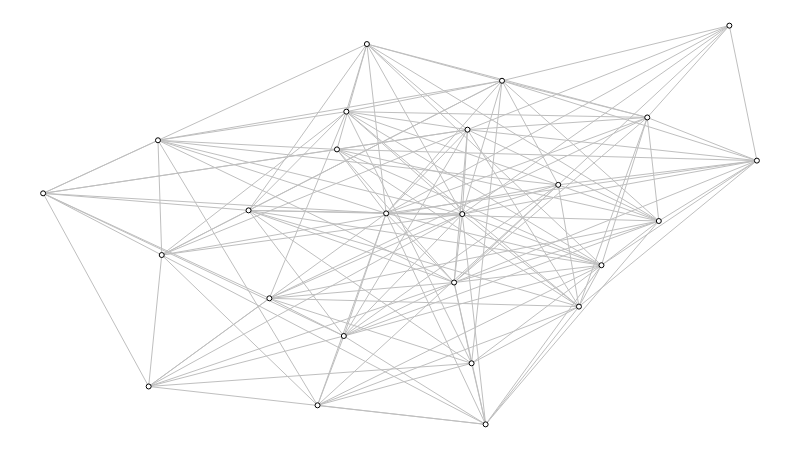

The code cell stored with this chart in its notebook:
### Markdown cell above
Exemplo de grafo:

(esse grafo representa o *ambiente* do modelo)

### Code cell
def build_graph():
    g = nx.erdos_renyi_graph(NUM_NODES, DENSITY)

    sn.reset_node_colors(g)
    sn.reset_edge_colors(g)

    return g


g = build_graph()

sn.reset_positions(g)

sn.show_graph(g)

### Figure 1 — Plotly figure (JSON) as saved in the notebook; plotly's stock layout.template omitted (floating-point values rounded to 4 significant figures; data arrays with more than 128 entries replaced by an {"elided": "..."} marker saying what was removed)
{"data": [{"hoverinfo": "none", "line": {"color": "rgb(191, 191, 191)", "width": 1}, "mode": "lines", "x": {"elided": "453 float values"}, "y": {"elided": "453 float values"}}, {"hoverinfo": "none", "marker": {"color": "rgb(255, 255, 255)", "line": {"color": "rgb(0, 0, 0)", "width": 1}, "size": 5}, "mode": "markers+text", "text": [], "textfont": {"color": "rgb(0, 0, 0)"}, "textposition": "middle center", "x": [0.7823, 0.62, 0.7507, 0.9614, 0.3845, 1, 0.4806, 0.7217, 0.6429, 0.4536, 0.4117, 0.5758, 0.1662, 0.317, 0.6003, 0.4213, 0.5946, 0.1479, 0.2878, 0.4248, 0.5872, 0.8464, 0.8626, 0, 0.1609], "y": [0.3991, 0, 0.2953, 1, 0.04781, 0.6615, 0.5291, 0.6007, 0.8617, 0.9538, 0.6896, 0.3557, 0.4247, 0.3161, 0.1532, 0.2216, 0.739, 0.09505, 0.5367, 0.7843, 0.5274, 0.7697, 0.51, 0.5794, 0.7125]}], "layout": {"height": 450, "margin": {"b": 0, "l": 0, "r": 0, "t": 0}, "showlegend": false, "width": 800, "xaxis": {"showgrid": false, "showticklabels": false, "zeroline": false}, "yaxis": {"showgrid": false, "showticklabels": false, "zeroline": false}}}
